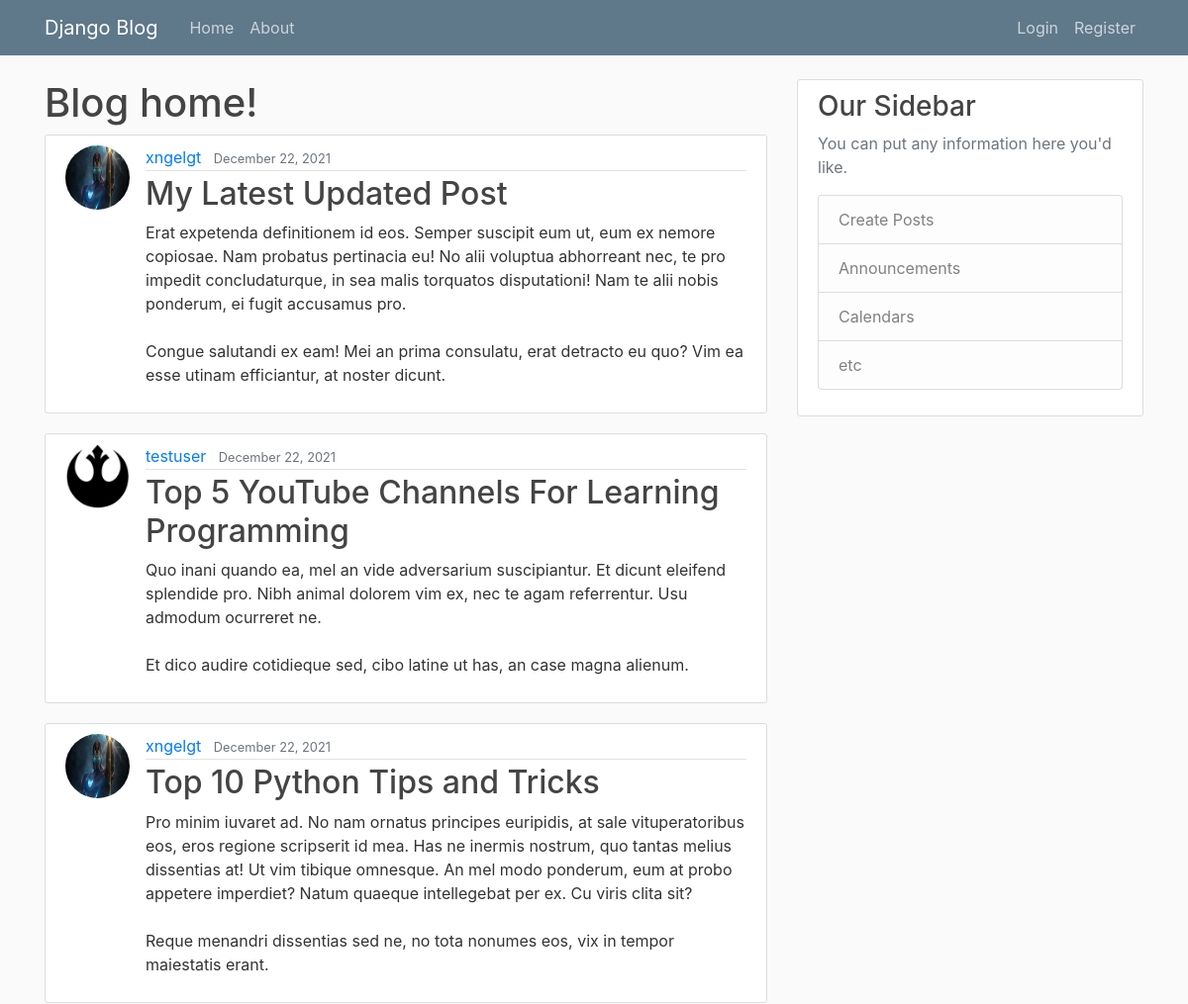
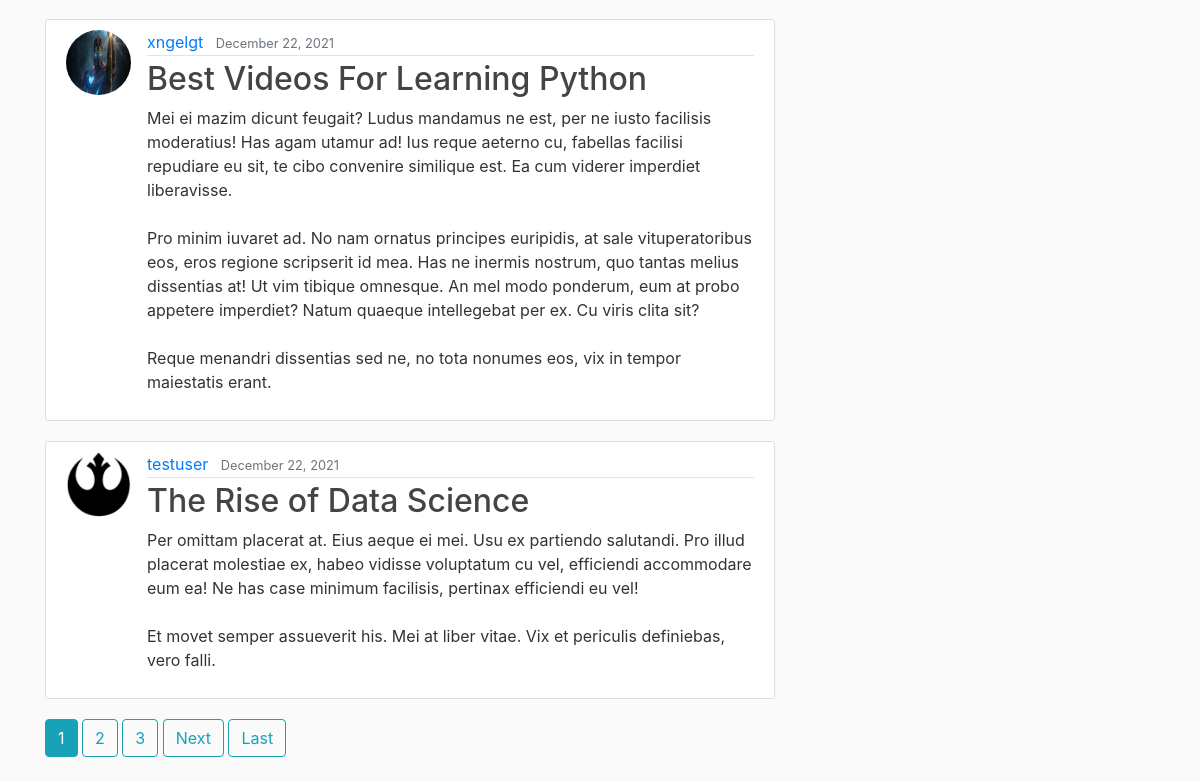
The page / on the database its author committed (2 pictures, top to bottom).
### blog/models.py (models this page shows, shortened)
class Post(models.Model):
    title = models.CharField(max_length=100)
    content = models.TextField()
    date_posted = models.DateTimeField(default=timezone.now)
    author = models.ForeignKey(User,on_delete=models.CASCADE)

### users/models.py (models this page shows, shortened)
class Profile(models.Model):
    user = models.OneToOneField(User, on_delete=models.CASCADE)
    image = models.ImageField(default='default.jpg',upload_to='profile_pics')

### blog/views.py (the view)
# urls.py: path('', PostListView.as_view(), name='blog-home'),
class PostListView(ListView):
    model = Post
    template_name = 'blog/home.html'
    context_object_name = 'posts'
    ordering = ['-date_posted']
    paginate_by = 5

### blog/templates/blog/home.html (shortened to what this page needs)
{% extends "blog/base.html" %}
{% block content %}
    <h1>Blog home!</h1>
    {% for post in posts %}
        <article class="media content-section">
            <img class="rounded-circle article-img" src="{{ post.author.profile.image.url }}">
            <div class="media-body">
            <div class="article-metadata">
                <a class="mr-2" href="{% url 'user-posts' post.author.username %}">{{ post.author }}</a>
                <small class="text-muted">{{ post.date_posted|date:"F d, Y" }}</small>
            </div>
            <h2><a class="article-title" href="{% url 'post-detail' post.id %}">{{ post.title }}</a></h2>
            <p class="article-content">{{ post.content }}</p>
            </div>
        </article>
    {% endfor %}
    {% if is_paginated %}
        {% for num in page_obj.paginator.page_range %}
            {% if page_obj.number == num %}
                <a class="btn btn-info mb-4" href="?page={{ num }}">{{ num }}</a>
            {% elif num > page_obj.number|add:'-3' and num < page_obj.number|add:'3' %}
                <a class="btn btn-outline-info mb-4" href="?page={{ num }}">{{ num }}</a>
            {% endif %}
        {% endfor %}
        {% if page_obj.has_next %}
            <a class="btn btn-outline-info mb-4" href="?page={{ page_obj.next_page_number }}">Next</a>
            <a class="btn btn-outline-info mb-4" href="?page={{ page_obj.paginator.num_pages }}">Last</a>
        {% endif %}
    {% endif %}
{% endblock content %}

### blog/templates/blog/base.html (shortened to what this page needs)
{% load static %}
<!DOCTYPE html>
<html>
<head>
    <link rel="stylesheet" href="https://maxcdn.bootstrapcdn.com/bootstrap/4.0.0/css/bootstrap.min.css">
    <link rel="stylesheet" type="text/css" href="{% static 'blog/main.css' %}">
</head>
<body>
    <header class="site-header">
        <nav class="navbar navbar-expand-md navbar-dark bg-steel fixed-top">
          <div class="container">
            <a class="navbar-brand mr-4" href="/">Django Blog</a>
            <div class="collapse navbar-collapse" id="navbarToggle">
              <div class="navbar-nav mr-auto">
                <a class="nav-item nav-link" href="{% url 'blog-home' %}">Home</a>
                <a class="nav-item nav-link" href="{% url 'blog-about' %}">About</a>
              </div>
              <div class="navbar-nav">
                {% if user.is_authenticated %}
                  <a class="nav-item nav-link" href="{% url 'post-create' %}">New Post</a>
                  <a class="nav-item nav-link" href="{% url 'logout' %}">Logout</a>
                  <a class="nav-item nav-link" href="{% url 'profile' %}">Profile</a>
                {% else %}
                  <a class="nav-item nav-link" href="{% url 'login' %}">Login</a>
                  <a class="nav-item nav-link" href="{% url 'register' %}">Register</a>
                {% endif %}
                </div>
            </div>
          </div>
        </nav>
    </header>
    <main role="main" class="container">
        <div class="row">
            <div class="col-md-8">
              {% block content %}{% endblock %}
            </div>
            <div class="col-md-4">
            <div class="content-section">
                <h3>Our Sidebar</h3>
                <p class='text-muted'>You can put any information here you'd like.
                <ul class="list-group">
                    <li class="list-group-item list-group-item-light">Create Posts</li>
                    <li class="list-group-item list-group-item-light">Announcements</li>
                    <li class="list-group-item list-group-item-light">Calendars</li>
                    <li class="list-group-item list-group-item-light">etc</li>
                </ul>
                </p>
            </div>
            </div>
        </div>
    </main>
</body>
</html>

### blog/static/blog/main.css (style rules this page uses)
body { background: #fafafa; color: #333333; margin-top: 5rem; }
h1, h2, h3, h4, h5, h6 { color: #444444; }
ul { margin: 0; }
.bg-steel { background-color: #5f788a; }
.site-header .navbar-nav .nav-link { color: #cbd5db; }
.content-section { background: #ffffff; padding: 10px 20px; border: 1px solid #dddddd; border-radius: 3px; margin-bottom: 20px; }
.article-title { color: #444444; }
.article-content { white-space: pre-line; }
.article-img { height: 65px; width: 65px; margin-right: 16px; }
.article-metadata { padding-bottom: 1px; margin-bottom: 4px; border-bottom: 1px solid #e3e3e3 }

### rows shown on the page
Post: author.profile.image (picture), author "xngelgt", date_posted "December 22, 2021", title "My Latest Updated Post", content "Erat expetenda definitionem id eos. Semper suscipit eum ut, eum ex nemore copiosae. Nam probatus pertinacia eu! No alii voluptua abhorreant nec, te pro impedit concludaturque, in sea malis torquatos disputationi! Nam te alii nobis ponderum, ei fugit accusamus pro. Congue salutandi ex eam! Mei an prima consulatu, erat detracto eu quo? Vim ea esse utinam efficiantur, at noster dicunt."
Post: author.profile.image (placeholder picture), author "testuser", date_posted "December 22, 2021", title "Top 5 YouTube Channels For Learning Programming", content "Quo inani quando ea, mel an vide adversarium suscipiantur. Et dicunt eleifend splendide pro. Nibh animal dolorem vim ex, nec te agam referrentur. Usu admodum ocurreret ne. Et dico audire cotidieque sed, cibo latine ut has, an case magna alienum."
Post: author.profile.image (picture), author "xngelgt", date_posted "December 22, 2021", title "Top 10 Python Tips and Tricks", content "Pro minim iuvaret ad. No nam ornatus principes euripidis, at sale vituperatoribus eos, eros regione scripserit id mea. Has ne inermis nostrum, quo tantas melius dissentias at! Ut vim tibique omnesque. An mel modo ponderum, eum at probo appetere imperdiet? Natum quaeque intellegebat per ex. Cu viris clita sit? Reque menandri dissentias sed ne, no tota nonumes eos, vix in tempor maiestatis erant."
Post: author.profile.image (picture), author "xngelgt", date_posted "December 22, 2021", title "Best Videos For Learning Python", content "Mei ei mazim dicunt feugait? Ludus mandamus ne est, per ne iusto facilisis moderatius! Has agam utamur ad! Ius reque aeterno cu, fabellas facilisi repudiare eu sit, te cibo convenire similique est. Ea cum viderer imperdiet liberavisse. Pro minim iuvaret ad. No nam ornatus principes euripidis, at sale vituperatoribus eos, eros regione scripserit id mea. Has ne inermis nostrum, quo tantas melius dissentias at! Ut vim tibique omnesque. An mel modo ponderum, eum at probo appetere imperdiet? Natum quaeque intellegebat per ex. Cu viris clita sit? Reque menandri dissentias sed ne, no tota nonumes eos, vix in tempor maiestatis erant."
Post: author.profile.image (placeholder picture), author "testuser", date_posted "December 22, 2021", title "The Rise of Data Science", content "Per omittam placerat at. Eius aeque ei mei. Usu ex partiendo salutandi. Pro illud placerat molestiae ex, habeo vidisse voluptatum cu vel, efficiendi accommodare eum ea! Ne has case minimum facilisis, pertinax efficiendi eu vel! Et movet semper assueverit his. Mei at liber vitae. Vix et periculis definiebas, vero falli."

### other values the page prints
{{ num }} "1"
{{ num }} "2" "3"
